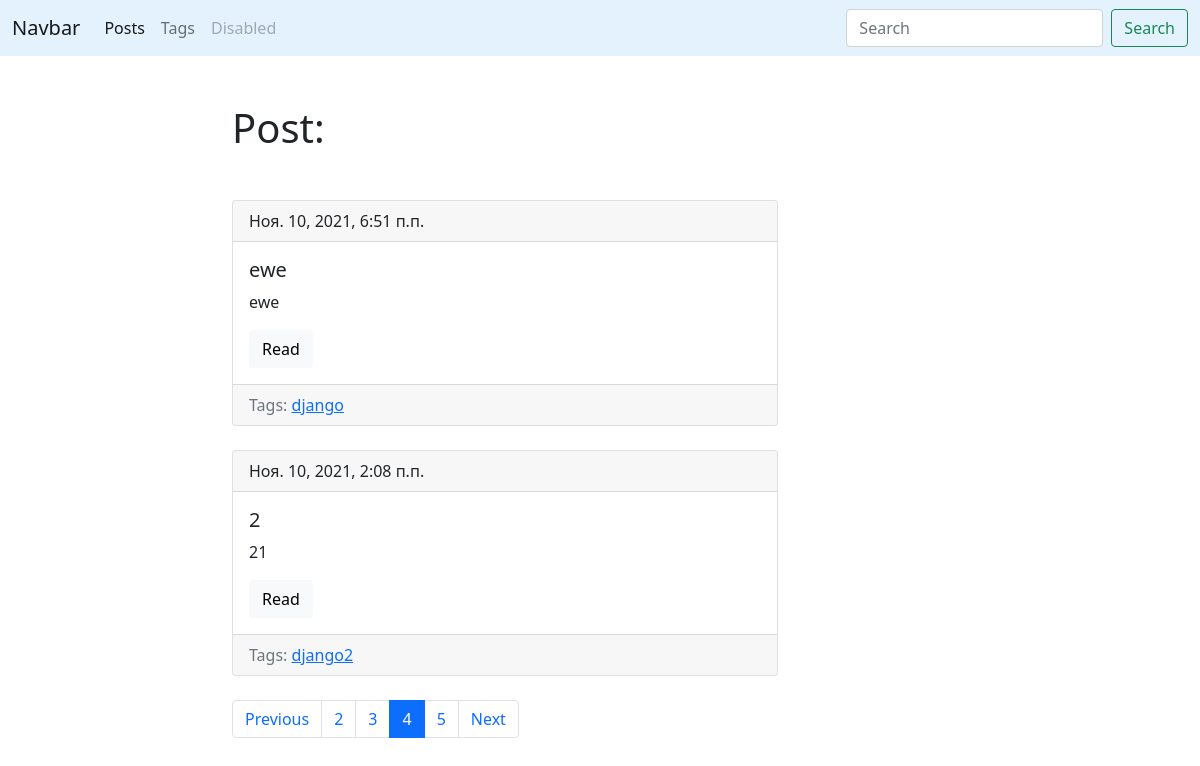
/?page=4, run on the app's committed database.
### blog/models.py (models this page shows, shortened)
class Post(models.Model):
    title = models.CharField(max_length=155, db_index=True, verbose_name='Название поста')
    slug = models.SlugField(max_length=155, blank=True, unique=True)
    body = models.TextField(blank=True, db_index=True, verbose_name='Текст поста')
    tags = models.ManyToManyField('Tag', blank=True, related_name='posts', verbose_name='Название тега')
    date_pub = models.DateTimeField(auto_now_add=True, verbose_name='Дата публикации')
    def get_absolute_url(self):
        return reverse('post_detail_url', kwargs={'slug': self.slug})
    class Meta:
        ordering = ['-date_pub']

class Tag(models.Model):
    title = models.CharField(max_length=50, verbose_name='Название тега')
    slug = models.SlugField(max_length=50, unique=True)
    def get_absolute_url(self):
        return reverse('tag_detail_url', kwargs={'slug': self.slug})
    class Meta:
        ordering = ['-title']

### blog/views.py (the view)
# urls.py: path('', posts_list, name='posts_list_url'),
def posts_list(request):
    search_query = request.GET.get('search', '')
    if search_query:
        posts = Post.objects.filter(Q(title__icontains=search_query) | Q(body__icontains=search_query))
    else:
        posts = Post.objects.all()
    paginator = Paginator(posts, 2)
    page_number = request.GET.get('page', 1)
    page = paginator.get_page(page_number)
    is_paginated = page.has_other_pages()
    if page.has_previous():
        prev_url = '?page={}'.format(page.previous_page_number())
    else:
        prev_url = ''
    if page.has_next():
        next_url = '?page={}'.format(page.next_page_number())
    else:
        next_url = ''
    context = {
        'page_object': page,
        'is_paginated': is_paginated,
        'next_url': next_url,
        'prev_url': prev_url,
    }
    return render(request, 'blog/index.html', context=context)

### blog/templates/blog/index.html (shortened to what this page needs)
{% extends 'blog/base_blog.html'%}
{% block content %}
    <h1 class="mb-5">Post:</h1>
    {% for post in page_object.object_list %}
        {% include 'blog/includes/post_card_templates.html' %}
    {% endfor %}
{% endblock %}

### blog/templates/blog/includes/post_card_templates.html
 <div class="card mb-4">
    <div class="card-header">
        {{ post.date_pub }}
    </div>
    <div class="card-body">
        <h5 class="card-title">{{ post.title }}</h5>
        <p class="card-text">{{ post.body|truncatewords:15}}</p>
        <a href="{{ post.get_absolute_url }}" class="btn btn-light">Read</a>
    </div>
    <div class="card-footer text-muted">
        Tags:
            {% for tag in post.tags.all %}
                <a href="{{ tag.get_absolute_url }}">{{ tag.title }}</a>
            {% endfor %}
    </div>
 </div>

### data on the page
Post: date_pub "Ноя. 10, 2021, 6:51 п.п.", title "ewe", body "ewe"
Tag: title "django"
Post: date_pub "Ноя. 10, 2021, 2:08 п.п.", title "2", body "21"
Tag: title "django2"

### other printed values
{{ n }} "2" "3" "5"
{{ n }} "4"
